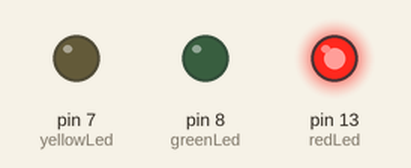
A sketch run on a simulated Arduino Uno, built with avr-gcc and run on an emulated ATmega328P. On the bench: output pins drawn as LEDs (lit = HIGH).

Above: at 1.0 s.
At 3.7 s:
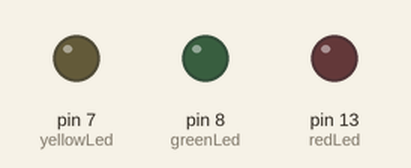
At 6.0 s:
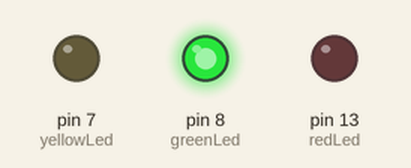
At 10.7 s:
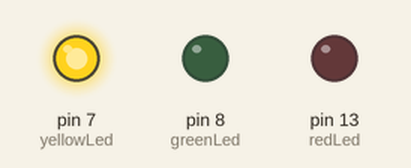
Timing chart, 0 to 11.1 s (numbered marks = the images above):
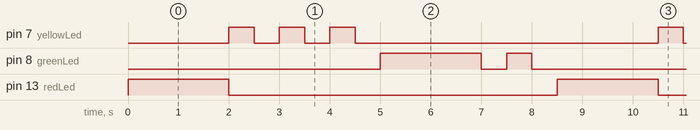

Measured:
- by itself, pin 7 (yellowLed): repeats every 8.5 s: 2 × (LOW 0.50 s, HIGH 0.50 s), LOW 6.0 s, HIGH 0.50 s
- by itself, pin 8 (greenLed): repeats every 8.5 s: LOW 0.50 s, HIGH 0.50 s, LOW 5.5 s, HIGH 2.0 s
- by itself, pin 13 (redLed): alternates HIGH for 2.0 s and LOW for 6.5 s

The sketch:

sketch_sep14b.ino
```cpp
int redLed=13;
int yellowLed = 7;
int greenLed = 8;
void setup() {
  // put your setup code here, to run once:
  pinMode(greenLed, OUTPUT);
  pinMode(yellowLed, OUTPUT);
  pinMode(redLed, OUTPUT);
}

void loop() {
  // put your main code here, to run repeatedly:
  digitalWrite(redLed, HIGH);
  digitalWrite(yellowLed, LOW);
  digitalWrite(greenLed, LOW);
  delay(2000);

  digitalWrite(redLed, LOW);
  digitalWrite(yellowLed, HIGH);
  digitalWrite(greenLed, LOW);
  delay(500);

  digitalWrite(redLed, LOW);
  digitalWrite(yellowLed, LOW);
  digitalWrite(greenLed, LOW);
  delay(500);


  digitalWrite(redLed, LOW);
  digitalWrite(yellowLed, HIGH);
  digitalWrite(greenLed, LOW);
  delay(500);

  digitalWrite(redLed, LOW);
  digitalWrite(yellowLed, LOW);
  digitalWrite(greenLed, LOW);
  delay(500);

  digitalWrite(redLed, LOW);
  digitalWrite(yellowLed, HIGH);
  digitalWrite(greenLed, LOW);
  delay(500);

  digitalWrite(redLed, LOW);
  digitalWrite(yellowLed, LOW);
  digitalWrite(greenLed, LOW);
  delay(500);

  digitalWrite(redLed, LOW);
  digitalWrite(yellowLed, LOW);
  digitalWrite(greenLed, HIGH);
  delay(2000);


digitalWrite(redLed, LOW);
  digitalWrite(yellowLed, LOW);
  digitalWrite(greenLed, LOW);
  delay(500);

  digitalWrite(redLed, LOW);
  digitalWrite(yellowLed, LOW);
  digitalWrite(greenLed, HIGH);
  delay(500);

  digitalWrite(redLed, LOW);
  digitalWrite(yellowLed, LOW);
  digitalWrite(greenLed, LOW);
  delay(500);
}
```
